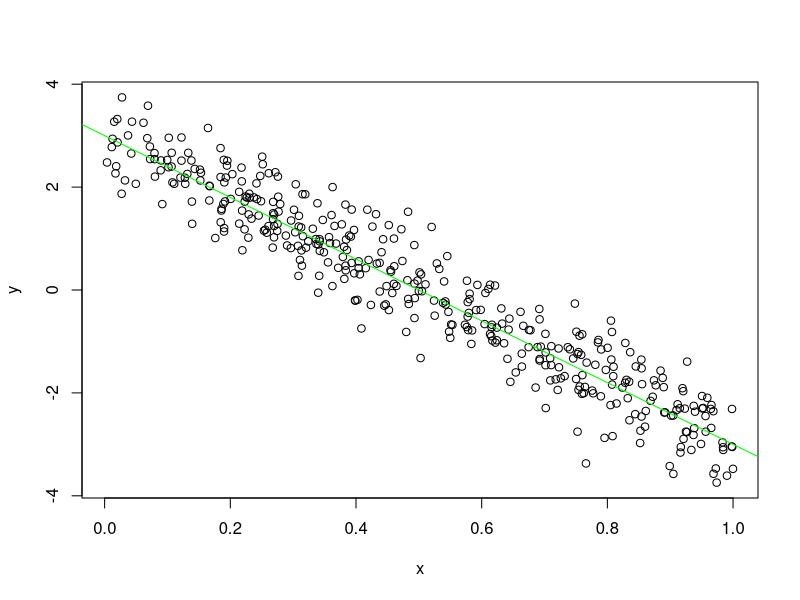

Recreate this plot in R.
n <- 401
a <- 3
b <- -6
sigSq <- 0.5
x <- runif(n)
y <- a + b * x + rnorm(n, sd = sigSq)

avgX <- mean(x)
write(avgX, "avgX.txt")

plot(x,y)
abline(a, b, col="green")
dev.print(pdf, "toylinePlot.pdf")
 
